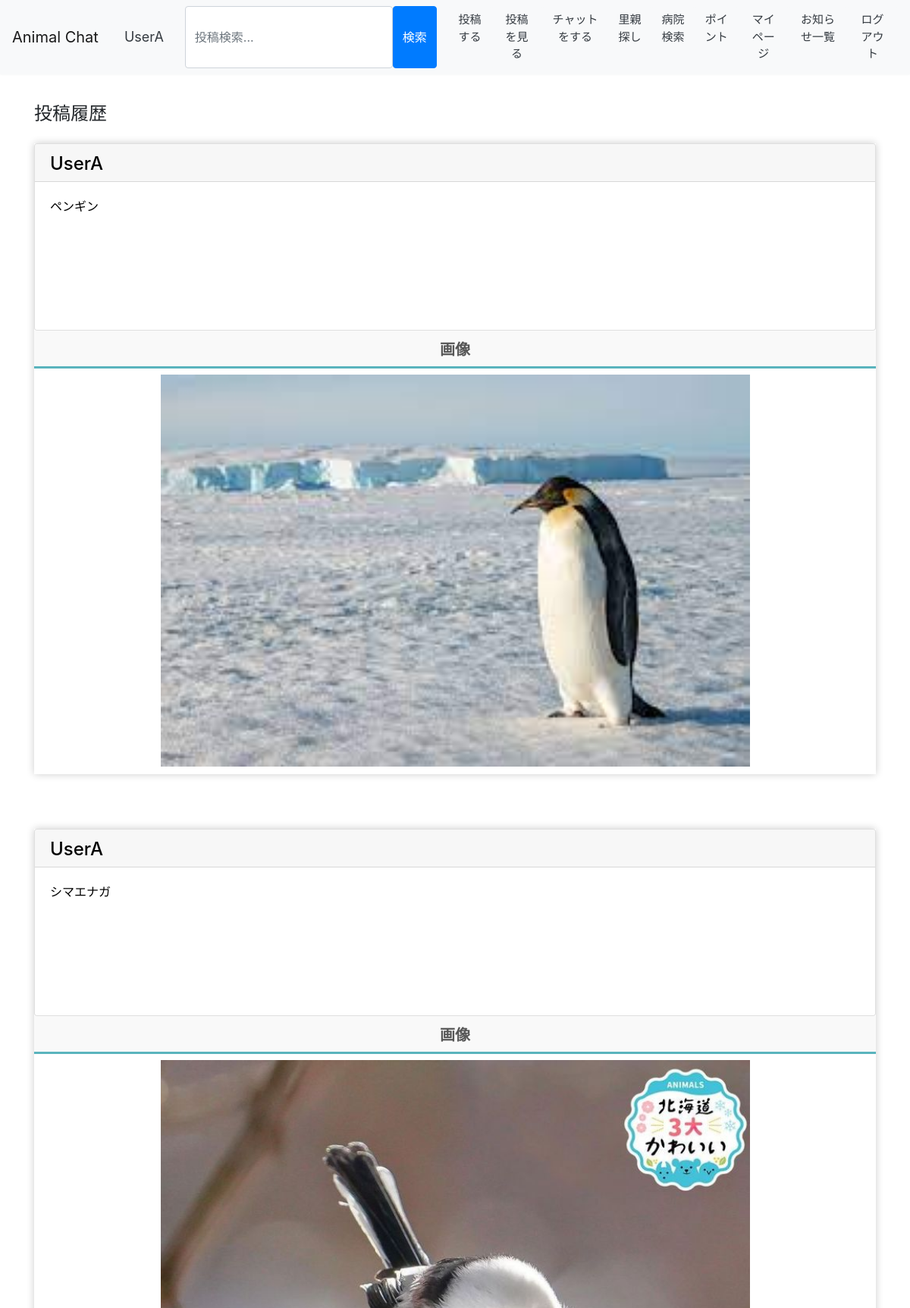
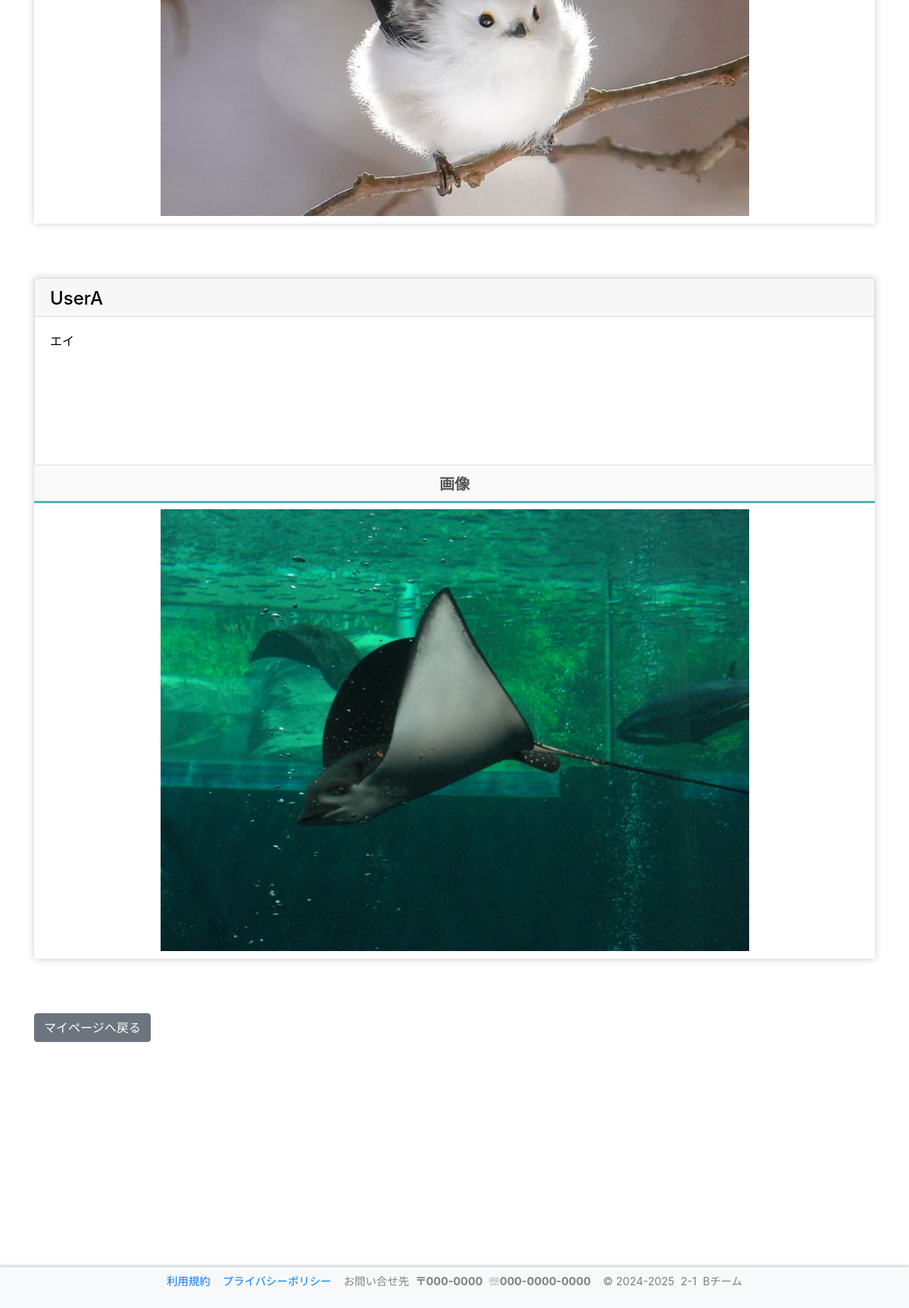
The page /post/mypage/post_history (signed in) on the database its author committed (2 pictures, top to bottom).
### accounts/models.py (models this page shows)
class User(AbstractBaseUser, PermissionsMixin):
    screen_name = models.CharField(
        gettext_lazy('アカウント名'),
        max_length=128,
        default='',
        blank=True,
        help_text=gettext_lazy('128文字以内で入力してください'),
    )
    email = models.EmailField(gettext_lazy('メールアドレス'), unique=True)
    is_staff = models.BooleanField(
        gettext_lazy('staff status'),
        default=False,
        help_text=gettext_lazy('Designates whether the user can log into this admin site.'),
    )
    is_active = models.BooleanField(
        gettext_lazy('active'),
        default=True,
        help_text=gettext_lazy(
            'Designates whether this user should be treated as active. Unselect this instead of deleting accounts.'
        ),
    )
    date_joined = models.DateTimeField(gettext_lazy('date joined'), default=timezone.now)
    objects = CustomUserManager()
    points = models.IntegerField(
        default=0,
        blank=True,
        null=True,
    )
    pt_give = models.IntegerField(
        default=0,
        blank=True,
        null=True,
    )
    pt_temp = models.IntegerField(
        default=0,
        blank=True,
        null=True,
    )
    icon = models.ImageField(
        upload_to='icon',
        verbose_name='画像',
        null=True,
        blank=True,
        default="icon/default.png",
    )
    profile = models.TextField(
        gettext_lazy('プロフィール'),
        max_length=200,
        null=True,
        default='',
        blank=True,
        help_text=gettext_lazy('200文字以内で入力してください'),
    )
    USERNAME_FIELD = 'email'
    REQUIRED_FIELDS = []
    class Meta:
        verbose_name = gettext_lazy('user')
        verbose_name_plural = gettext_lazy('users')
    def __str__(self):
        return self.__unicode__()
    def __unicode__(self):
        return self.screen_name or self.email

### post/models.py (models this page shows, shortened)
class PostInfo(models.Model): # 投稿IDは自動でつく
    account_id = models.ForeignKey(User, on_delete=models.CASCADE) # アカウントID　外部キー
    post = models.CharField('post', max_length=300) # 投稿文　文字数300文字
    post_date = models.DateTimeField('post_date', max_length=12, default=timezone.now) # 投稿日時
    image = models.ImageField(upload_to='img/post', verbose_name='画像', null=True, blank=True)
    video = models.FileField(upload_to='video/post',  verbose_name='動画', null=True, blank=True)

### post/views.py (the view)
# urls.py: path('mypage/post_history', views.PostHistoryPageView.as_view(), name='posts_history'),
class PostHistoryPageView(LoginRequiredMixin, ListView):
    template_name = '../templates/post/post_history.html'
    login_url = '/login/'
    model = PostInfo # 投稿情報モデル
    context_object_name = 'posts' # コンテキスト名
    def get_queryset(self, **kwargs): # モデルから情報を取得
        queryset = super().get_queryset(**kwargs) # 全取得
        user_id = self.request.user.id # ログイン中のユーザーのIDを取得
        queryset = queryset.filter(account_id=user_id).order_by('-post_date') # 完全一致検索、投稿降順で並び替え
        return queryset

### templates/post/post_history.html (shortened to what this page needs)
{% extends 'base.html' %}
{% block content %}
<div class="row justify-content-center">
        <div class="col-12">
            <div class="row">&nbsp&nbsp&nbsp
            </div>
            <br>
            <div class="row">
                <div class="col-12">
                    <div class="main-container">
                        <div class="post-section">
                            <br>
                            <div class="card-columns">
                                <div class="h4">投稿履歴</div>
                            </div>
                            <br>
                {% if posts %}
                {% for post in posts %}
                <div class="post">
                    <div class="tabs">
                        <div>
                            <div class="card">
                                    <a href='{% url 'accounts:mypage' %}' style="color:black;text-decoration-color: gray;">
                                    <div class="card-header" style="height:50px;width:auto;">
                                        <h4>{{ post.account_id }}</h4>
                                    </div>
                                </a>
                                <a href='{% url 'post:posts_detail' post.pk %}' style="color:black;text-decoration-color: gray; text-decoration:none;" onMouseOut="this.style.background='none';" onMouseOver="this.style.background='#EEEEEE';">
                                    <div class="card-body" style="height:195px;">
                                        <div class="post-content">
                                            <p>{{post.post}}</p>
                                        </div>
                                    </div>
                                </a>
                            </div>
                        </div>
                        {% if post.image and post.video %}
                            <div>
                                {% comment %} <input id="all" type="radio" name="tab_item" checked>
                                <label class="tab_item" for="all">詳細</label> {% endcomment %}
                                <input id="programming{{ forloop.counter }}" type="radio" name="tab_item{{ forloop.counter }}" checked>
                                <label class="tab_item" for="programming{{ forloop.counter }}">画像</label>
                                <input id="design{{ forloop.counter }}" type="radio" name="tab_item{{ forloop.counter }}">
                                <label class="tab_item" for="design{{ forloop.counter }}">動画</label>
                                {% comment %} <div class="tab_content" id="all_content">
                                    デザインの内容がここに入ります
                                </div> {% endcomment %}
                                <div class="tab_content" id="programming_content" style="margin-left: auto;margin-right: auto;width:100%;vertical-align: middle;height:100%;">
                                    <div style="text-align:center;">
                                        <img src="/media/{{ post.image }}" style="object-fit: contain; width: 70%; height: 70%;">
                                    </div>
                                </div>
                                <div class="tab_content" id="design_content">
                                    <div style="text-align:center;">
                                        <video id="video" src="/media/{{ post.video }}" controls style="object-fit: contain; width: 70%; height: 70%;" controlsList="nodownload" oncontextmenu="return false;"></video>
                                    </div>
                                </div>
                            </div>
                        {% elif post.image and not post.video %}
                            <div>
                                <label class="tab_item2" for="programming">画像</label>
                                <div style="text-align:center;vertical-align: middle;padding: 0 0 10px;">
                                    <img src="/media/{{ post.image }}" style="object-fit: contain; width: 70%; height: 70%;">
                                </div>
                            </div>
                        {% endif %}
                    </div>
                    <br>
                    <br>
                    <br>
                </div>
                {% endfor %}
                {% else %}
                 投稿はありません。
                {% endif %}
                <div style="margin-bottom:10%;">
                    <button class="btn btn-secondary" onclick="location.href='{% url 'accounts:mypage' %}'">マイページへ戻る</button>
                </div>
                <br>
                    </div>
                </div>
            </div>
        </div>
</div>
{% endblock %}

### templates/base.html (shortened to what this page needs)
<!doctype html>
<html lang="ja">
{% load static %}
<head>
    <link rel="stylesheet" href="https://cdn.jsdelivr.net/npm/bootstrap@4.6.0/dist/css/bootstrap.min.css"
>
    <link rel="stylesheet" href="https://cdn.jsdelivr.net/gh/gitbrent/bootstrap4-toggle@3.6.1/css/bootstrap4-toggle.min.css">
</head>
<header>
    <nav class="navbar navbar-expand-lg navbar-light bg-light">
            <a class="navbar-brand" href="{% url 'accounts:index' %}">Animal Chat</a>
        {% if user.is_authenticated %}
            <form method="get" action="{% url 'accounts:mypage' %}" >
                <button type="submit" class="btn btn-light text-dark me-2" style="font-size:18px;">
                    &nbsp{{ user|stringformat:"s" }}
                </button>
            </form>
        {% endif %}
        <div class="collapse navbar-collapse" id="navbarSupportedContent">
            <ul class="navbar-nav mr-auto">
                <br>
                <form method="get" action="{% url "post:posts_search" %}" class="col-12 col-lg-auto mb-2 mb-lg-0" role="search" style="display: flex;">
                    <input type="search" class="form-control" placeholder="投稿検索..." aria-label="Search" name="keyword" value="{{ request.GET.keyword }}" style="width:auto; height:auto;">
                    <input type="submit" value="検索" class="btn btn-primary ">
                </form>
                {% if user.is_authenticated %}
                    <form method="post" action="{% url 'post:posts' %}" >
                        <button type="submit" class="btn btn-light text-dark me-2" style=font-size:15px;>投稿する</button>
                    </form>
                    <form method="get" action="{% url 'post:posts_search' %}" >
                        <button type="submit" class="btn btn-light text-dark me-2" style=font-size:15px; style=font-size:15px;>投稿を見る</button>
                    </form>
                    <form method="get" action="{% url 'chat:index' %}" >
                        <button type="submit" class="btn btn-light text-dark me-2" style=font-size:15px;>チャットをする</button>
                    </form>
                    <form method="get" action="{% url 'accounts:adopt' %}" >
                        <button type="submit" class="btn btn-light text-dark me-2" style=font-size:15px;>里親探し</button>
                    </form>
                    <form method="get" action="{% url 'contents:hospital_list' %}" >
                        <button type="submit" class="btn btn-light text-dark me-2" style=font-size:15px;>病院検索</button>
                    </form>
                    <form method="get" action="{% url 'accounts:points' %}" >
                        <button type="submit" class="btn btn-light text-dark me-2" style=font-size:15px;>ポイント</button>
                    </form>
                    <form method="get" action="{% url 'accounts:mypage' %}" >
                        <button type="submit" class="btn btn-light text-dark me-2" style=font-size:15px;>マイページ</button>
                    </form>
                    <form method="get" action="{% url 'contents:notice_l' %}" >
                        <button type="submit" class="btn btn-light text-dark me-2" style=font-size:15px;>お知らせ一覧</button>
                    </form>
                    <form method="get" action="{% url 'accounts:logoutchk' %}">
                        <button type="submit" class="btn btn-light text-dark me-2" style=font-size:15px;>ログアウト</button>
                    </form>
                {% else %}
                    <form method="post" action="{% url 'accounts:login' %}">
                        {% csrf_token %}
                        <button type="submit" class="btn btn-light text-dark me-2" style=font-size:15px;>ログイン</button>
                    </form>
                {% endif %}
            </ul>
        </div>
    </nav>
</header>
    <body>
    <div class="container mt-3">
        <br>
        <br>
        {% block content %}{% endblock %}
        <p style="height:200px;">&nbsp</p>
    </div>
    </body>
</body>
    <footer>
        <nav class="navbar navbar-expand-lg navbar-light bg-light" id="footer_js">
            <div class=" navbar-collapse" id="navbarSupportedContent" style="text-align:center;">
                <ul class="navbar-nav mr-auto" style="margin: auto;">
                    <li><a href="{% url 'contents:terms' %}">利用規約</a>&nbsp&nbsp&nbsp&nbsp<a href="{% url 'contents:privacy_policy' %}">プライバシーポリシー</a></li>
                    <li>
                        <div class="contact">
                            <p>お問い合せ先&nbsp&nbsp<b>〒000-0000</b>&nbsp&nbsp☏<b>000-0000-0000</b></p>
                        </div>
                    </li>
                    <li>
                        <div class="copyright" >
                            <p>© 2024-2025&nbsp&nbsp2-1&nbsp&nbspBチーム</p>
                        </div>
                    </li>
                </ul>
            </div>
        </nav>
    </footer>
</html>

### templates/base.html (style rules this page uses)
header { position: fixed; top: 0; left: 0; width: 100%; z-index:1; background-color: #333; color: #fff; justify-content: space-between; align-items: center; flex-wrap: nowrap; box-shadow: 0 -2px 4px rgba(0, 0, 0, 0.2); font-size: 0.9em; }
footer { position: fixed; bottom: 0; left:0; width: 100%; z-index:1; color: #808080; justify-content: space-between; align-items: center; flex-wrap: nowrap; box-shadow: 0 -2px 4px rgba(0, 0, 0, 0.2); font-size: 0.9em; }

### rows shown on the page
User: screen_name "UserA"
PostInfo: account_id "UserA", post "ペンギン", image (picture)
PostInfo: account_id "UserA", post "シマエナガ", image (picture)
PostInfo: account_id "UserA", post "エイ", image (picture)
